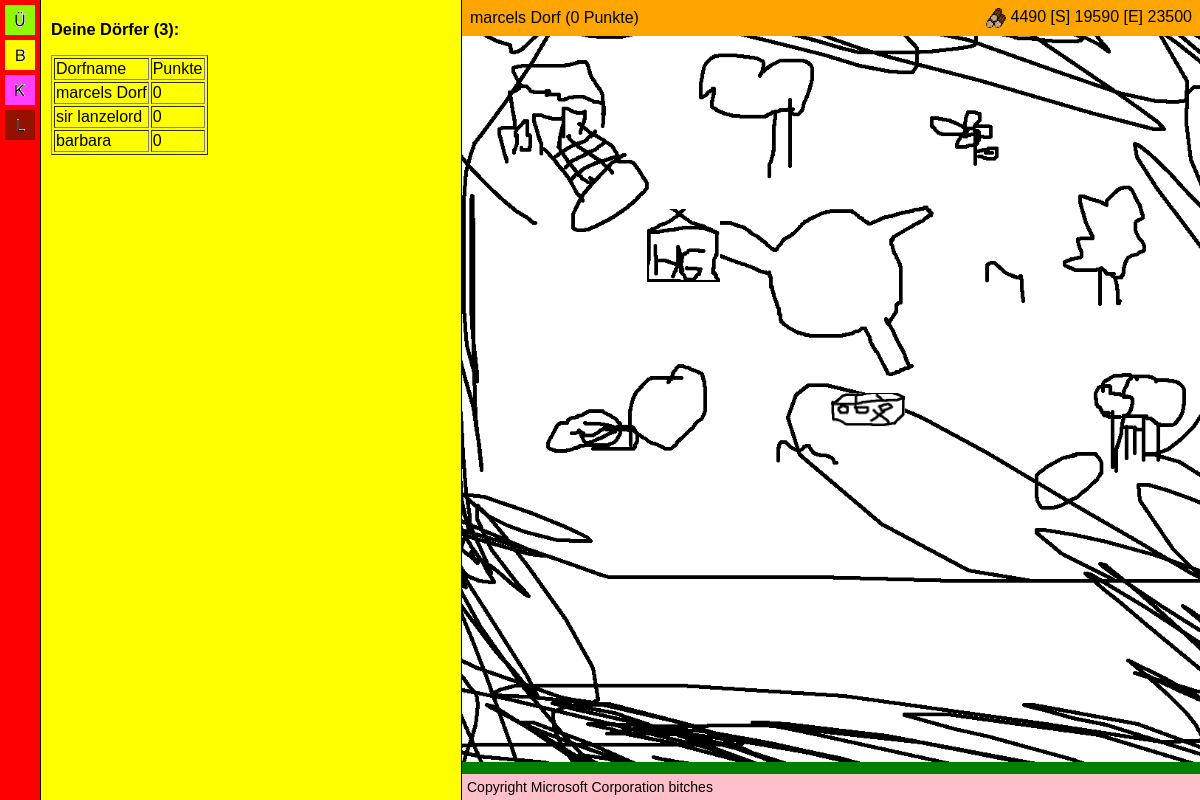
/game.php?screen=overview (signed in), run on an earlier commit of the app's database.
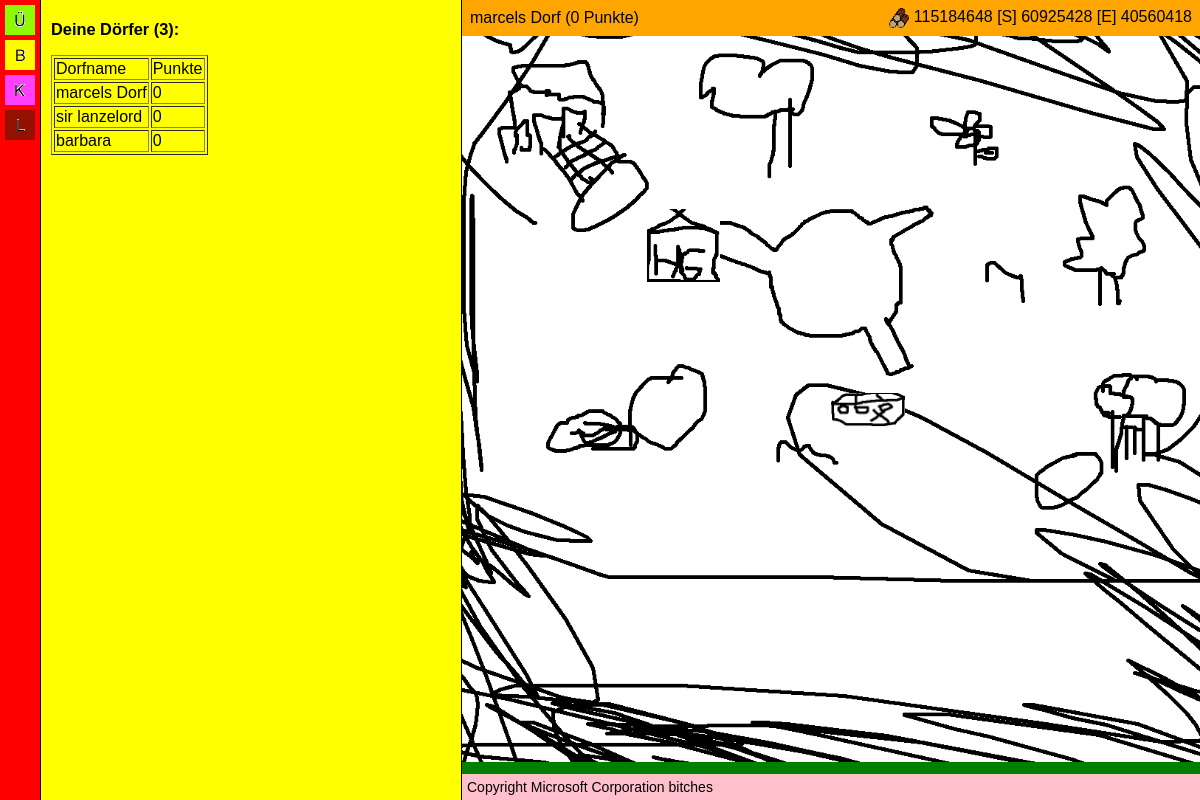
And on a later commit of the database.
### tables this page shows
CREATE TABLE IF NOT EXISTS `villages` (
`id` int(10) unsigned NOT NULL,
  `user` int(11) NOT NULL,
  `name` text NOT NULL,
  `points` int(11) NOT NULL,
  `x` int(11) NOT NULL,
  `y` int(11) NOT NULL,
  `holz` int(11) NOT NULL,
  `stein` int(11) NOT NULL,
  `eisen` int(11) NOT NULL,
  `main` int(11) NOT NULL DEFAULT '1',
  `barracks` int(11) NOT NULL,
  `smith` int(11) NOT NULL,
  `church` int(11) NOT NULL,
  `res1` int(11) NOT NULL,
  `res2` int(11) NOT NULL,
  `res3` int(11) NOT NULL,
  `store` int(11) NOT NULL,
  `farm` int(11) NOT NULL,
  `wall` int(11) NOT NULL,
  `troop1` int(11) NOT NULL
);

### game.php (the view, shortened to what this page needs)
<?php
include("db.inc.php");
$userId = $_SESSION["id"];
$usersVillages = "SELECT * FROM villages WHERE user = '$userId'";
$res = mysqli_query($db, $usersVillages);
$village = mysqli_fetch_assoc($res);
?>
<html>
<head>
    <link rel="stylesheet" type="text/css" href="game.css" charset="utf-8" />
</head>
<body>
<div class="outterWrapper">
    <div class="innerWrapper">
        <div id="sidebar">
            <?php $villageId = 12; ?>
            <a href="game.php?village=<?php echo $villageId; ?>&screen=overview"><img src="graphic/sidebar/overview.png"></a><br/>
            <a href="game.php?village=<?php echo $villageId; ?>&screen=reports"><img src="graphic/sidebar/reports.png"></a><br/>
            <a href="game.php?village=<?php echo $villageId; ?>&screen=map"><img src="graphic/sidebar/map.png"></a><br/>
            <a href="logout.php"><img src="graphic/sidebar/logout.png"></a><br/>
        </div>
        <div id="menu">
            <?php
            if (!$village)
            {
                echo "Du hast ja noch gar keine Dörfer :O";
                include("include/create_village.inc.php");
            }
            else
            {
                if ($_GET["screen"] == "overview")
                {
                    include("include/menu/overview.inc.php");
                }
                else if ($_GET["screen"] == "reports")
                {
                    include("include/menu/reports.inc.php");
                }
            }
            ?>
        </div>
        <div id="village">
            <div id="topbar">
                <table style="width: calc(100% - 472px)"><tr><td>
                    <?php
                    $res = mysqli_query($db, $usersVillages);
                    $village = mysqli_fetch_assoc($res);
                    echo $village["name"] . " (" . $village["points"] . " Punkte)";
                    ?>
                </td><td id="resources" align="right">
                    <?php echo "<img src='graphic/holz.png' height='20' style='vertical-align: middle;'> " .$village["holz"] . " [S] " . $village["stein"] . " [E] " . $village["eisen"]; ?>
                </td></tr></table>
            </div>
            <div id="overview">
                <?php
                if ($_GET["screen"] == "map") {
                    include("include/menu/map.inc.php");
                }
                else {
                    echo "<a href='?village=" . $villageId . "&screen=main'><img style='margin: 25%; width: 10%; position: absolute;' src='graphic/buildings/main.png'></a>";
                    echo "<a href='?village=" . $villageId . "&screen=barracks'><img style='margin: 50%; width: 10%; position: absolute;' src='graphic/buildings/barracks.png'></a>";
                }
                ?>
            </div>
            <div id="footer">
                Copyright Microsoft Corporation bitches
            </div>
        </div>
    </div>
</div>
</body>
</html>

### include/menu/overview.inc.php
<?php
echo "<h3>Deine Dörfer (" . mysqli_num_rows($res) . "):</h3><br/>
<table border=1>
<tr><td>Dorfname</td><td>Punkte</td></tr>";
$res = mysqli_query($db, $usersVillages);
while ($village = mysqli_fetch_assoc($res))
{
    echo "<tr><td>" . $village["name"] . "</td><td>" . $village["points"] . "</td></tr>";
}
echo "</table>";
?>

### game.css (style rules this page uses)
*, :not(li) { margin:0; }
body { height: 100%; position: fixed; font-family: Arial; font-size: 14px; }
.outterWrapper { display: table; table-layout: fixed; position: relative; width: 100%; height: 100%; }
.innerWrapper { display: table-row; }
.innerWrapper > div { display: table-cell; }
#sidebar { width: 40px; background-color: red; border-right: 1px solid black; text-align: center; }
#sidebar img { padding-top: 5px; }
#menu { width: 400px; border-right: 1px solid black; background-color: yellow; padding: 10px; }
#village { background-color: green; position: absolute; overflow: scroll; height: 100%; width: calc(100% - 462px); }
#overview { height: calc(100% - 50px); margin-top: 24px; margin-bottom: 24px; background-image: url("graphic/village.jpg"); -webkit-background-size: 100% auto; background-repeat: no-repeat; }
#topbar { background-color: orange; width: 100%; position: fixed; padding: 5px; }
#footer { position: fixed; bottom: 0; width: 100%; background: pink; padding: 5px; }

What changed in the data, as far as the page shows it:
changed villages "marcels Dorf": holz "4490" → "115184648"; stein "19590" → "60925428"; eisen "23500" → "40560418"
